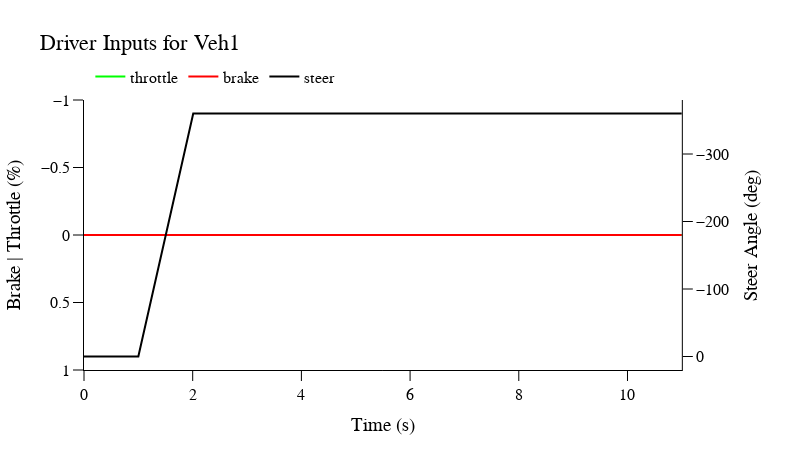

This figure's notebook cell:
### Markdown cell above
#### vehicle:
- "Vehicle" stores information about a single vehicle - all possible inputs do not need to be entered
- creating a Vehicle requires a "name" which is used to identify the vehicle in outputs / plots etc.

### Code cell
veh1 = Vehicle('Veh1', vehicle_input_dict)
#veh1.driver_input = driver_input_df
t = [0, 1, 2, 3, 4, 5, 6, 7, 8, 9, 10, 11]
brake = [0, 0, 0, 0, 0, 0, 0, 0, 0, 0, 0, 0]
throttle = [0, 0, 0, 0, 0, 0, 0, 0, 0, 0, 0, 0]
steer = [0, 0, -360, -360, -360, -360, -360, -360, -360, -360, -360, -360]

# ".time_inputs()" is an internal function that interpolates time inputs
veh1.time_inputs(t, throttle, brake, steer)
veh1.vx_initial = 15
veh1.hcg = 2   # vary cg height

### Figure 1 — Plotly figure (JSON) as saved in the notebook; plotly's stock layout.template omitted (floating-point values rounded to 4 significant figures; data arrays with more than 128 entries replaced by an {"elided": "..."} marker saying what was removed)
{"data": [{"line": {"color": "rgb(0, 255, 0)", "width": 2}, "mode": "lines", "name": "throttle", "type": "scatter", "x": {"elided": "1101 float values"}, "xaxis": "x", "y": {"elided": "1101 float values"}, "yaxis": "y"}, {"line": {"color": "rgb(255, 0, 0)", "width": 2}, "mode": "lines", "name": "brake", "type": "scatter", "x": {"elided": "1101 float values"}, "xaxis": "x", "y": {"elided": "1101 float values"}, "yaxis": "y"}, {"line": {"color": "rgb(0, 0, 0)", "width": 2}, "mode": "lines", "name": "steer", "type": "scatter", "x": {"elided": "1101 float values"}, "xaxis": "x", "y": {"elided": "1101 float values"}, "yaxis": "y2"}], "layout": {"autosize": false, "font": {"color": "black", "family": "Arial", "size": 16}, "height": 450, "legend": {"orientation": "h", "x": 0.01, "xanchor": "left", "y": 1.15, "yanchor": "top"}, "title": {"text": "Driver Inputs for Veh1"}, "width": 800, "xaxis": {"anchor": "y", "domain": [0.0, 0.94], "linecolor": "black", "linewidth": 1, "showgrid": false, "showline": true, "tickcolor": "black", "ticklen": 10, "ticks": "outside", "tickwidth": 1, "title": {"text": "Time (s)"}, "zeroline": false}, "yaxis": {"anchor": "x", "autorange": "reversed", "domain": [0.0, 1.0], "linecolor": "black", "linewidth": 1, "showgrid": false, "showline": true, "tickcolor": "black", "ticklen": 10, "ticks": "outside", "tickwidth": 1, "title": {"text": "Brake | Throttle (%)"}, "zeroline": false}, "yaxis2": {"anchor": "x", "autorange": "reversed", "linecolor": "black", "linewidth": 1, "overlaying": "y", "showgrid": false, "showline": true, "side": "right", "tickcolor": "black", "ticklen": 10, "ticks": "outside", "tickwidth": 1, "title": {"text": "Steer Angle (deg)"}, "zeroline": false}}}
